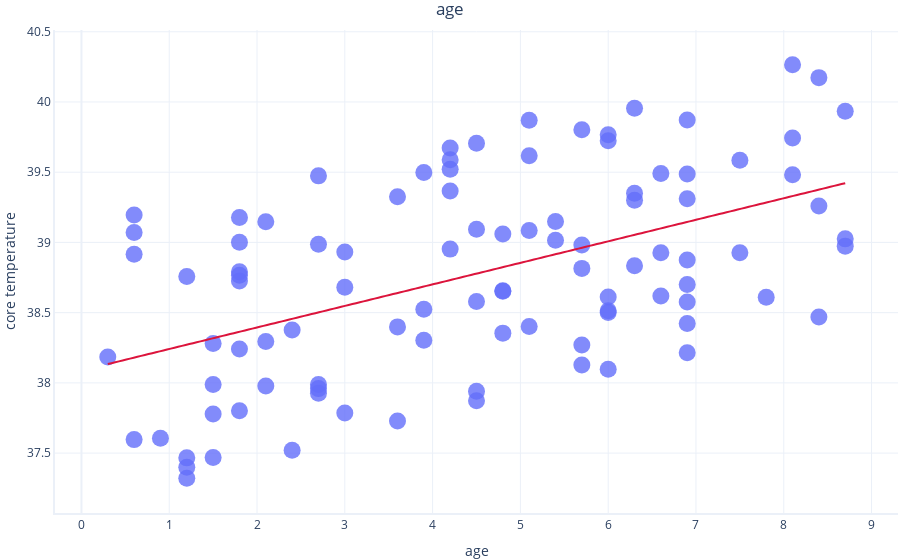
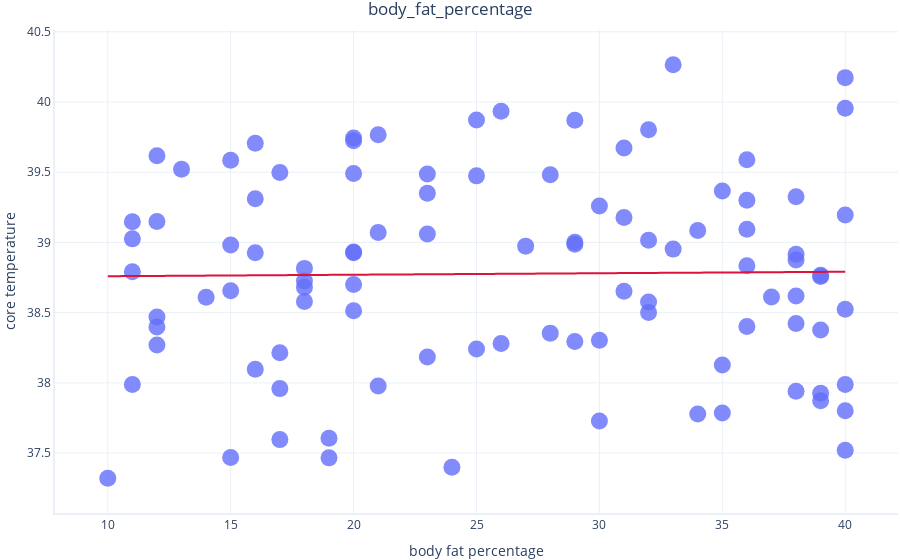
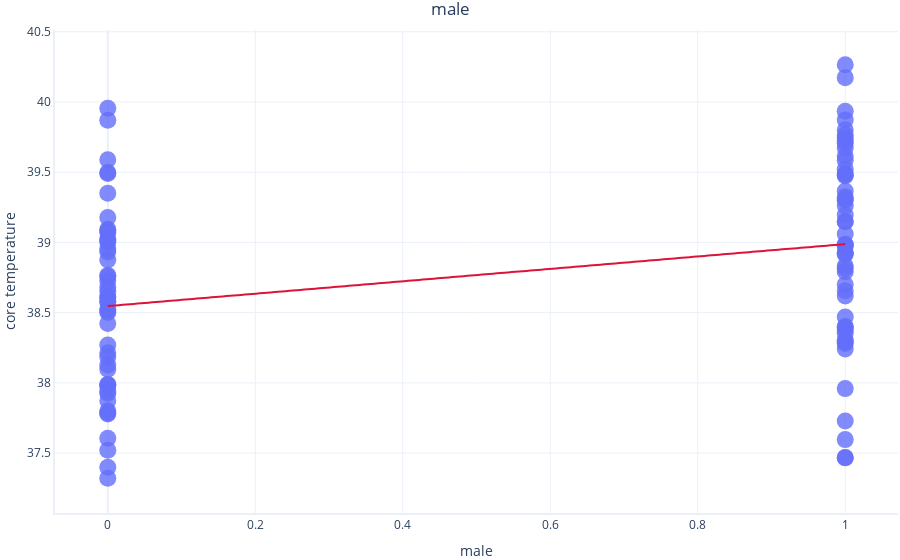

Here is the notebook cell these charts were saved with, in order:
### Markdown cell above
At a glance, fatter, older, and male dogs seem to more commonly have higher temperatures than thinner, younger, or female dogs. The other features don't seem particularly useful.

## Simple linear regression

Let's try to predict `core_temperature` using simple linear regression, and note the R<sup>2</sup> for these relationships.

### Code cell
import statsmodels.formula.api as smf
import graphing # custom graphing code. See our GitHub repo for details

for feature in ["age", "body_fat_percentage", "male"]:
    # Perform linear regression. This method takes care of
    # the entire fitting procedure for us.
    formula = "core_temperature ~ " + feature
    model = smf.ols(formula = formula, data = dataset).fit()

    print(feature)
    print("R-squared:", model.rsquared)
    
    # Show a graph of the result
    graphing.scatter_2D(dataset, label_x=feature, 
                                 label_y="core_temperature",
                                 title = feature,
                                 trendline=lambda x: model.params[1] * x + model.params[0],
                                 show=True)
